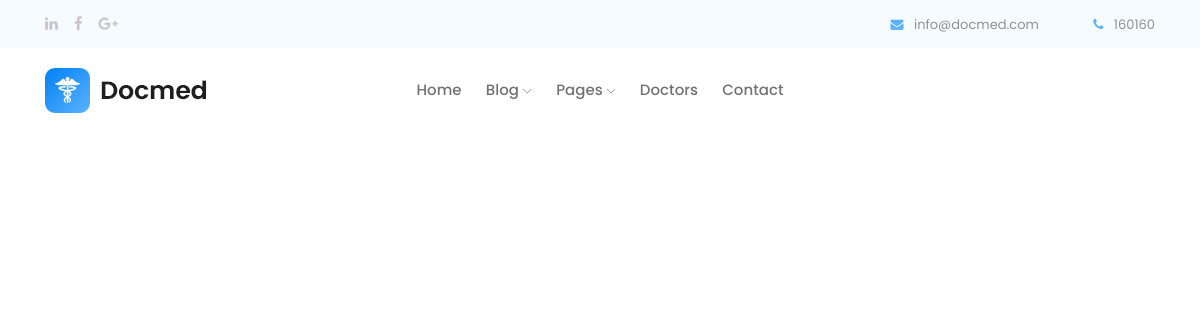
/analyse/parasitologie.php (signed in), run on an earlier commit of the app's database.
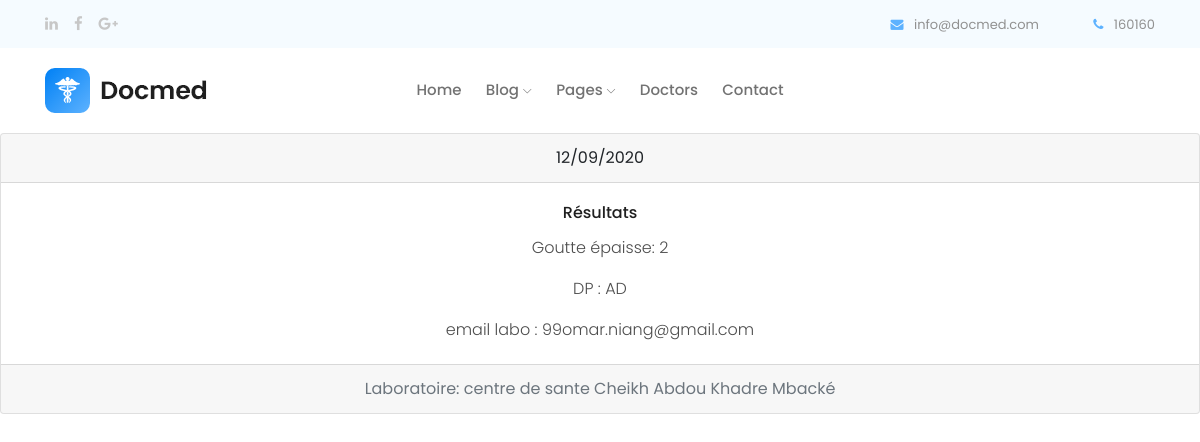
And on a later commit of the database.
### tables this page shows
CREATE TABLE IF NOT EXISTS `parasitologie` (
  `id` int(11) NOT NULL AUTO_INCREMENT,
  `id_pat` int(11) DEFAULT NULL,
  `goutteEpaisse` varchar(20) DEFAULT NULL,
  `DP` varchar(20) DEFAULT NULL,
  `date` varchar(20) DEFAULT NULL,
  `laboratoire` varchar(50) DEFAULT NULL,
  `mailLabo` varchar(50) DEFAULT NULL,
  PRIMARY KEY (`id`),
  KEY `id_pat` (`id_pat`)
);

### public/analyse/parasitologie.php (the view, shortened to what this page needs)
<?php
require '../elements/header.php';
?>
  <?php endif;
  $id = $_SESSION['user'];
  $bd = new Database();
  $pdo = $bd->getPDO("pregnantApp");
  $query = $pdo->prepare(" SELECT * FROM users WHERE id=:id");
  $query->execute(["id" => $id]);
  $user = $query->fetchObject(User::class);
    if ($user->statut == "medecin" && isset($_GET['id'])) {
   $id_pat=$_GET['id'];
   $pdo=Database::getPDO("pregnantApp");
   $query=$pdo->query("SELECT * FROM parasitologie WHERE id_pat=$id_pat");
  } elseif ($user->statut == "patient") {
      $id = $_SESSION['user'];
      $bd = new Database();
      $pdo = $bd->getPDO("pregnantApp");
      $query = $pdo->prepare(" SELECT * FROM parasitologie WHERE id_pat=:id");
      $query->execute(["id" => $id]);
  }
   while($donne=$query->fetch()) {
  ?>
  <div class="card text-center">
  <div class="card-header">
  <?= $donne['date']?>
  </div>
  <div class="card-body">
    <h5 class="card-title">Résultats</h5>
    <p class="card-text"> Goutte épaisse: <?= $donne['goutteEpaisse']?>   </p>
    <p class="card-text"> DP : <?= $donne['DP']?>   </p>
    <p class="card-text">email labo  : <?= $donne['mailLabo']?>  </p>
  </div>
  <div class="card-footer text-muted">
   Laboratoire: <?= $donne['laboratoire']?>
  </div>
</div>
   <?php }?>

What changed in the data, as far as the page shows it:
added parasitologie: date "12/09/2020", goutteEpaisse "2", DP "AD", mailLabo "99omar.niang@gmail.com", laboratoire "centre de sante Cheikh Abdou Khadre Mbacké"
